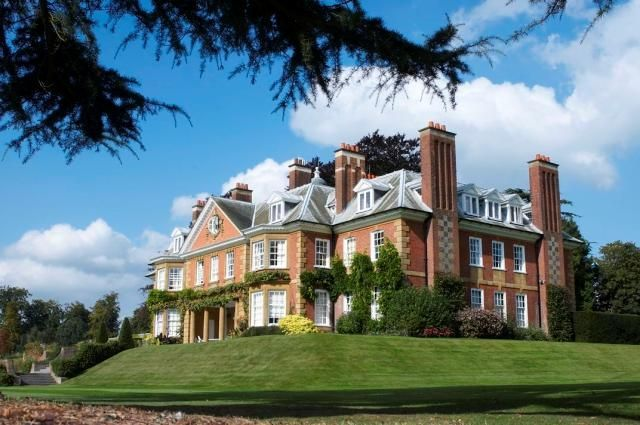
#> input picture openCV/sas-marlow.jpg, 640 x 425 px, found by its file name
$ python image_basics.py
#> lines starting #> are read from the running program, lines starting #| are printed output that depends on the picture
import cv2

imagepath="C:\\Users\\sukmlt\\OneDrive - SAS\\Documents\\Learning\\Personal\\opencv\\sas-marlow.jpg"
#imagepath="C:\\Users\\sukmlt\\OneDrive - SAS\\Pictures\\ht.jpg"

#coloured image
img = cv2.imread (imagepath,1)
#> img is the input picture: shape (425, 640, 3); mean B, G, R 121.9, 118.9, 98.2

#B&W image
img1 = cv2.imread (imagepath,0)
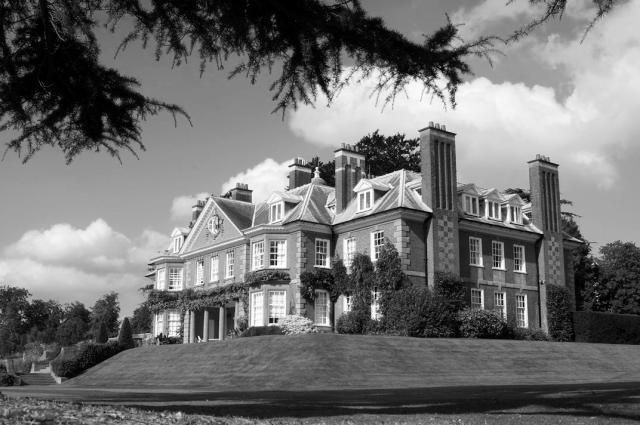
#> img1: shape (425, 640); min 0, max 255, mean 113

#print matrix of image
print (img1)
#> (printed output is left out)

#print type of matrix (which is numpy array)
print(type(img1))
#| <class 'numpy.ndarray'>

#print size of image
print(img1.shape)
#| (425, 640)

#display image
cv2.imshow("mel", img)
cv2.waitKey(0)
#cv2.waitKey(2000)
cv2.destroyAllWindows()

resized = cv2.resize(img, (200,400))
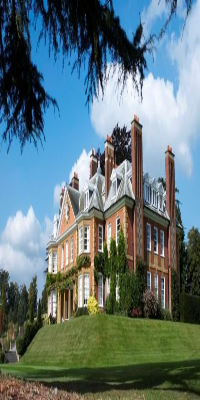
#> resized: shape (400, 200, 3); mean B, G, R 121.7, 118.7, 98
resized2 = cv2.resize(img, (int(img.shape[1]/2),int(img.shape[0]/2)))
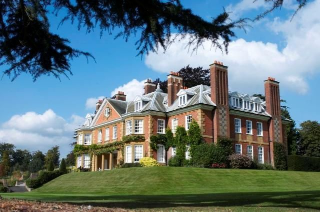
#> resized2: shape (212, 320, 3); mean B, G, R 121.8, 118.7, 98.1

#display image
cv2.imshow("mel", resized2)
cv2.waitKey(0)
#cv2.waitKey(2000)
cv2.destroyAllWindows()
